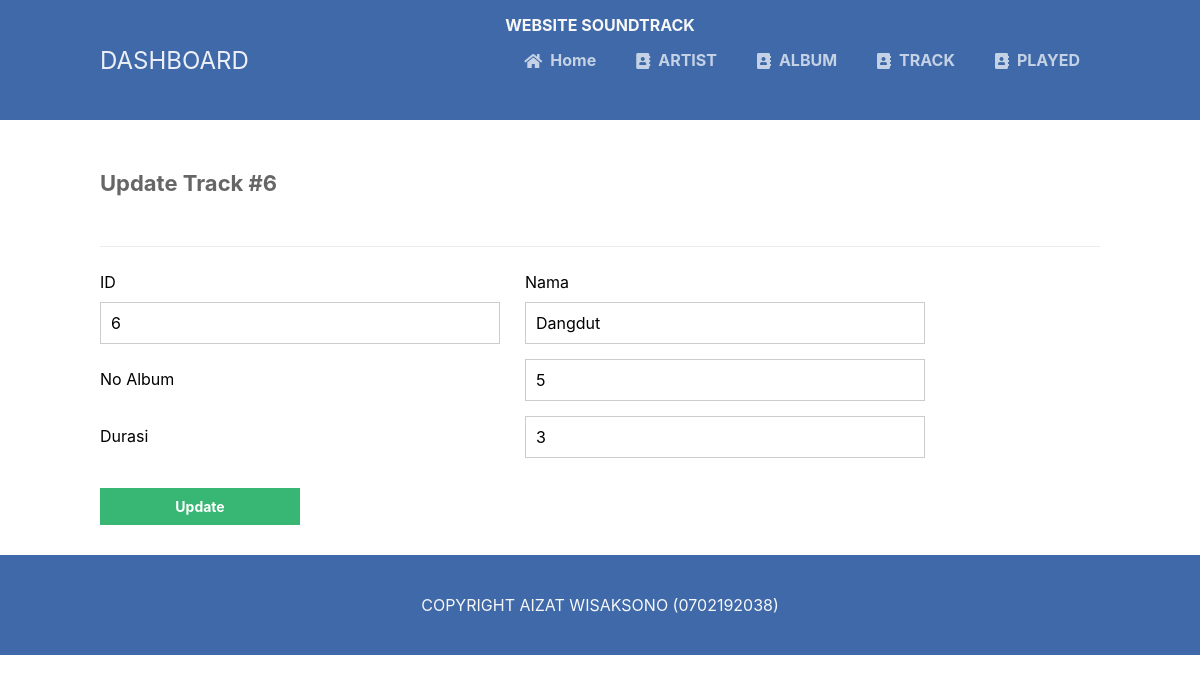
Screenshot of /update_track.php?trc_id=6 with the database file from the repository.
### tables this page shows
CREATE TABLE `tb_track` (
  `trc_id` int(11) NOT NULL,
  `trc_name` varchar(100) NOT NULL,
  `trc_id_album` int(11) NOT NULL,
  `time` decimal(4,0) NOT NULL
);

### update_track.php (the view, shortened to what this page needs)
<?php
include 'functions.php';
$pdo = pdo_connect_mysql();
if (isset($_GET['trc_id'])) {
    $stmt = $pdo->prepare('SELECT * FROM tb_track WHERE trc_id = ?');
    $stmt->execute([$_GET['trc_id']]);
    $tb_track = $stmt->fetch(PDO::FETCH_ASSOC);
} else {
    exit('No ID specified!');
}
?>
<?=template_header('Read')?>
<div class="content update">
	<h2>Update Track #<?=$tb_track['trc_id']?></h2>
    <form action="update_track.php?trc_id=<?=$tb_track['trc_id']?>" method="post">
        <label for="trc_id">ID</label>
        <label for="trc_name">Nama</label>
        <input type="text" name="trc_id" value="<?=$tb_track['trc_id']?>" id="trc_id">
        <input type="text" name="trc_name" value="<?=$tb_track['trc_name']?>" id="trc_name">
        <label for="trc_id_album">No Album</label>
        <input type="text" name="trc_id_album" value="<?=$tb_track['trc_id_album']?>" id="trc_id_album">
        <label for="time">Durasi</label>
        <input type="text" name="time" value="<?=$tb_track['time']?>" id="time">
        <input type="submit" value="Update">
    </form>
</div>
<?=template_footer()?>

### style.css (style rules this page uses)
* { box-sizing: border-box; font-family: -apple-system, BlinkMacSystemFont, "segoe ui", roboto, oxygen, ubuntu, cantarell, "fira sans", "droid sans", "helvetica neue", Arial, sans-serif; font-size: 16px; -webkit-font-smoothing: antialiased; -moz-osx-font-smoothing: grayscale; }
body { background-color: #FFFFFF; margin: 0; }
.content { width: 1000px; margin: 0 auto; }
.content h2 { margin: 0; padding: 50px 0; font-size: 22px; border-bottom: 1px solid #ebebeb; color: #666666; }
.update form { padding: 15px 0; display: flex; flex-flow: wrap; }
.update form label { display: inline-flex; width: 400px; padding: 10px 0; margin-right: 25px; }
.update form input { padding: 10px; width: 400px; margin-right: 25px; margin-bottom: 15px; border: 1px solid #cccccc; }
.update form input[type="submit"] { display: block; background-color: #38b673; border: 0; font-weight: bold; font-size: 14px; color: #FFFFFF; cursor: pointer; width: 200px; margin-top: 15px; }

### rows the page displays
tb_track: trc_id "6", trc_name "Dangdut", trc_id_album "5", time "3"
